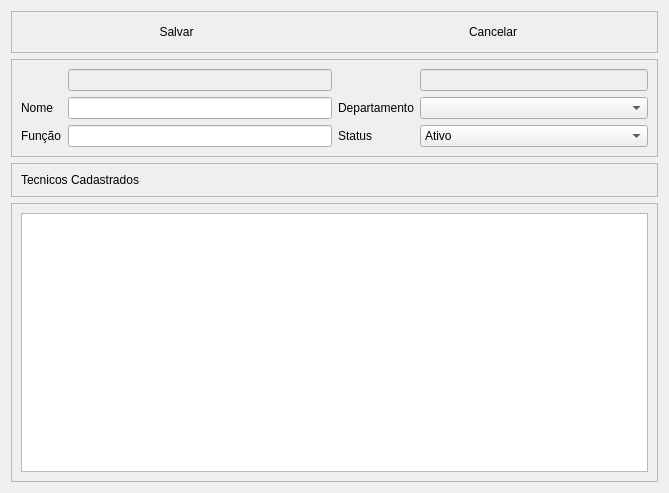
<?xml version="1.0" encoding="UTF-8"?>
<ui version="4.0">
 <class>tecnico</class>
 <widget class="QDialog" name="tecnico">
  <property name="geometry">
   <rect>
    <x>0</x>
    <y>0</y>
    <width>669</width>
    <height>493</height>
   </rect>
  </property>
  <property name="windowTitle">
   <string>Cadastro de tecnicos</string>
  </property>
  <property name="windowIcon">
   <iconset resource="img.qrc">
    <normaloff>:/newPrefix/images/technical.png</normaloff>:/newPrefix/images/technical.png</iconset>
  </property>
  <layout class="QVBoxLayout" name="verticalLayout">
   <item>
    <widget class="QFrame" name="frame_4">
     <property name="frameShape">
      <enum>QFrame::StyledPanel</enum>
     </property>
     <property name="frameShadow">
      <enum>QFrame::Raised</enum>
     </property>
     <layout class="QHBoxLayout" name="horizontalLayout_4">
      <item>
       <widget class="QPushButton" name="btSalvar">
        <property name="enabled">
         <bool>true</bool>
        </property>
        <property name="text">
         <string>Salvar</string>
        </property>
        <property name="icon">
         <iconset resource="img.qrc">
          <normaloff>:/newPrefix/images/button_ok.png</normaloff>:/newPrefix/images/button_ok.png</iconset>
        </property>
        <property name="flat">
         <bool>true</bool>
        </property>
       </widget>
      </item>
      <item>
       <widget class="QPushButton" name="btCancelar">
        <property name="enabled">
         <bool>true</bool>
        </property>
        <property name="text">
         <string>Cancelar</string>
        </property>
        <property name="icon">
         <iconset resource="img.qrc">
          <normaloff>:/newPrefix/images/button_cancel.png</normaloff>:/newPrefix/images/button_cancel.png</iconset>
        </property>
        <property name="flat">
         <bool>true</bool>
        </property>
       </widget>
      </item>
     </layout>
    </widget>
   </item>
   <item>
    <widget class="QFrame" name="frame">
     <property name="frameShape">
      <enum>QFrame::StyledPanel</enum>
     </property>
     <property name="frameShadow">
      <enum>QFrame::Raised</enum>
     </property>
     <layout class="QHBoxLayout" name="horizontalLayout">
      <item>
       <layout class="QFormLayout" name="formLayout_2">
        <item row="1" column="0">
         <widget class="QLabel" name="label">
          <property name="text">
           <string>Nome</string>
          </property>
         </widget>
        </item>
        <item row="2" column="0">
         <widget class="QLabel" name="label_2">
          <property name="text">
           <string>Função</string>
          </property>
         </widget>
        </item>
        <item row="1" column="1">
         <widget class="QLineEdit" name="EditNome">
          <property name="enabled">
           <bool>true</bool>
          </property>
         </widget>
        </item>
        <item row="2" column="1">
         <widget class="QLineEdit" name="EditFuncao">
          <property name="enabled">
           <bool>true</bool>
          </property>
         </widget>
        </item>
        <item row="0" column="1">
         <widget class="QLineEdit" name="EditID">
          <property name="enabled">
           <bool>false</bool>
          </property>
         </widget>
        </item>
       </layout>
      </item>
      <item>
       <layout class="QFormLayout" name="formLayout_3">
        <property name="fieldGrowthPolicy">
         <enum>QFormLayout::AllNonFixedFieldsGrow</enum>
        </property>
        <item row="2" column="1">
         <widget class="QComboBox" name="comboStatus">
          <property name="enabled">
           <bool>true</bool>
          </property>
          <item>
           <property name="text">
            <string>Ativo</string>
           </property>
          </item>
          <item>
           <property name="text">
            <string>Inativo</string>
           </property>
          </item>
         </widget>
        </item>
        <item row="2" column="0">
         <widget class="QLabel" name="label_4">
          <property name="text">
           <string>Status</string>
          </property>
         </widget>
        </item>
        <item row="1" column="0">
         <widget class="QLabel" name="label_3">
          <property name="text">
           <string>Departamento</string>
          </property>
         </widget>
        </item>
        <item row="1" column="1">
         <widget class="QComboBox" name="comboDepto">
          <property name="enabled">
           <bool>true</bool>
          </property>
         </widget>
        </item>
        <item row="0" column="1">
         <widget class="QLineEdit" name="EditUsuario">
          <property name="enabled">
           <bool>false</bool>
          </property>
          <property name="autoFillBackground">
           <bool>true</bool>
          </property>
         </widget>
        </item>
       </layout>
      </item>
     </layout>
    </widget>
   </item>
   <item>
    <widget class="QFrame" name="frame_2">
     <property name="frameShape">
      <enum>QFrame::StyledPanel</enum>
     </property>
     <property name="frameShadow">
      <enum>QFrame::Raised</enum>
     </property>
     <layout class="QHBoxLayout" name="horizontalLayout_2">
      <item>
       <widget class="QLabel" name="label_5">
        <property name="text">
         <string>Tecnicos Cadastrados</string>
        </property>
       </widget>
      </item>
     </layout>
    </widget>
   </item>
   <item>
    <widget class="QFrame" name="frame_3">
     <property name="frameShape">
      <enum>QFrame::StyledPanel</enum>
     </property>
     <property name="frameShadow">
      <enum>QFrame::Raised</enum>
     </property>
     <layout class="QHBoxLayout" name="horizontalLayout_3">
      <item>
       <widget class="QTableView" name="tabela">
        <property name="editTriggers">
         <set>QAbstractItemView::NoEditTriggers</set>
        </property>
        <property name="tabKeyNavigation">
         <bool>false</bool>
        </property>
        <property name="alternatingRowColors">
         <bool>true</bool>
        </property>
        <property name="selectionMode">
         <enum>QAbstractItemView::SingleSelection</enum>
        </property>
        <property name="selectionBehavior">
         <enum>QAbstractItemView::SelectRows</enum>
        </property>
        <property name="sortingEnabled">
         <bool>true</bool>
        </property>
        <attribute name="horizontalHeaderCascadingSectionResizes">
         <bool>true</bool>
        </attribute>
        <attribute name="horizontalHeaderShowSortIndicator" stdset="0">
         <bool>true</bool>
        </attribute>
        <attribute name="horizontalHeaderStretchLastSection">
         <bool>true</bool>
        </attribute>
       </widget>
      </item>
     </layout>
    </widget>
   </item>
  </layout>
 </widget>
 <resources>
  <include location="img.qrc"/>
 </resources>
 <connections/>
</ui>
